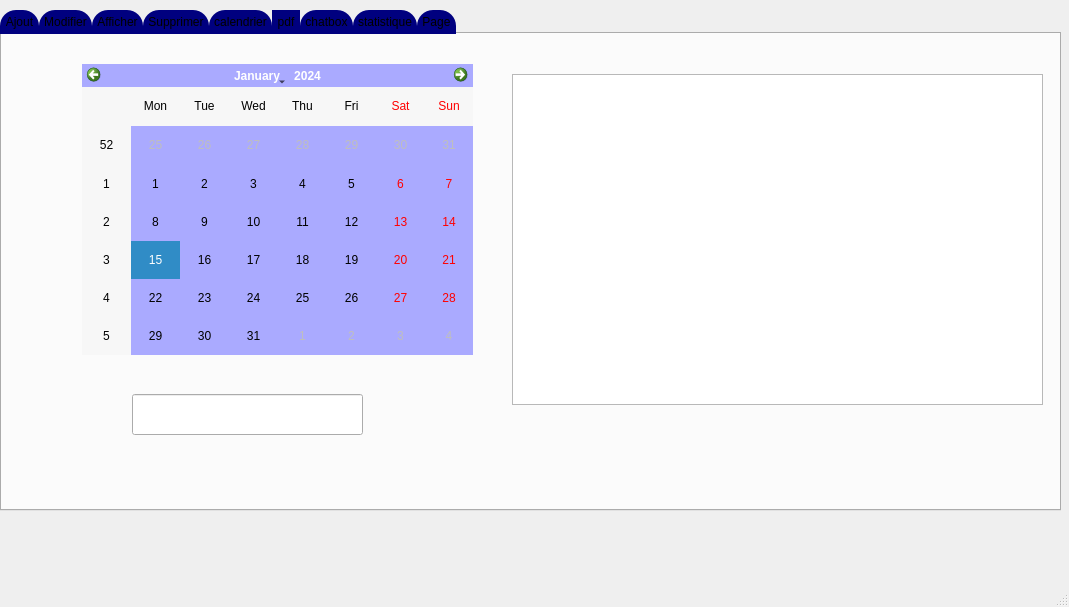
<?xml version="1.0" encoding="UTF-8"?>
<ui version="4.0">
 <class>MainWindow</class>
 <widget class="QMainWindow" name="MainWindow">
  <property name="geometry">
   <rect>
    <x>0</x>
    <y>0</y>
    <width>1069</width>
    <height>607</height>
   </rect>
  </property>
  <property name="windowTitle">
   <string>MainWindow</string>
  </property>
  <widget class="QWidget" name="centralwidget">
   <widget class="QTabWidget" name="tabWidget">
    <property name="geometry">
     <rect>
      <x>0</x>
      <y>10</y>
      <width>1061</width>
      <height>501</height>
     </rect>
    </property>
    <property name="styleSheet">
     <string notr="true">QTabBar::tab {
	background-color: rgb(0, 0, 127);
    background: qlineargradient(x1: 0, y1: 0, x2: 0, y2: 1,
                                stop: 0 #E1E1E1, stop: 0.4 rgb(0, 0, 127),
                                stop: 0.5 #D8D8D8, stop: 1.0 rgb(170, 170, 255););
	

   /* same as the pane color */
	border-bottom-color: rgb(50, 0, 127);
	border-bottom-color: rgb(50, 0, 127);
    border-top-left-radius: 16px;
    border-top-right-radius: 16px;
    min-width:30ex;
    padding: 5px;
     font: bold, &quot;Comic Sans MS&quot;;
}

QTabBar::tab:selected, QTabBar::tab:hover {
    background: qlineargradient(x1: 0, y1: 0, x2: 0, y2: 1,
                                stop: 0 rgb(170, 170, 255), stop: 0.4  rgb(50, 0, 127),
                                stop: 0.5 rgb(50, 0, 127), stop: 1.0  rgb(170, 170, 255));
}</string>
    </property>
    <property name="currentIndex">
     <number>4</number>
    </property>
    <widget class="QWidget" name="tab">
     <attribute name="title">
      <string>Ajout</string>
     </attribute>
     <widget class="QPushButton" name="pushButton">
      <property name="geometry">
       <rect>
        <x>510</x>
        <y>90</y>
        <width>241</width>
        <height>51</height>
       </rect>
      </property>
      <property name="styleSheet">
       <string notr="true">QPushButton{
	border-radius:10px;
	background-color: rgb(0, 0, 127);
	color: rgb(85, 85, 255);
 font: bold, &quot;Comic Sans MS&quot;;


}

QPushButton:hover{

	
	color: rgb(85, 10, 255);

}</string>
      </property>
      <property name="text">
       <string>Ajouter</string>
      </property>
     </widget>
     <widget class="QLabel" name="label_6">
      <property name="geometry">
       <rect>
        <x>50</x>
        <y>210</y>
        <width>53</width>
        <height>33</height>
       </rect>
      </property>
      <property name="styleSheet">
       <string notr="true">font: bold, &quot;Comic Sans MS&quot;;</string>
      </property>
      <property name="text">
       <string> Type:</string>
      </property>
     </widget>
     <widget class="QLineEdit" name="lineEdit_Type">
      <property name="geometry">
       <rect>
        <x>120</x>
        <y>220</y>
        <width>191</width>
        <height>22</height>
       </rect>
      </property>
     </widget>
     <widget class="QLabel" name="label_17">
      <property name="geometry">
       <rect>
        <x>50</x>
        <y>260</y>
        <width>53</width>
        <height>33</height>
       </rect>
      </property>
      <property name="styleSheet">
       <string notr="true">font: bold, &quot;Comic Sans MS&quot;;</string>
      </property>
      <property name="text">
       <string>Duree:</string>
      </property>
     </widget>
     <widget class="QLineEdit" name="lineEdit_Duree">
      <property name="geometry">
       <rect>
        <x>120</x>
        <y>260</y>
        <width>191</width>
        <height>22</height>
       </rect>
      </property>
     </widget>
     <widget class="QWidget" name="layoutWidget">
      <property name="geometry">
       <rect>
        <x>60</x>
        <y>170</y>
        <width>251</width>
        <height>35</height>
       </rect>
      </property>
      <layout class="QHBoxLayout" name="horizontalLayout_3">
       <item>
        <widget class="QLabel" name="label_3">
         <property name="styleSheet">
          <string notr="true">font: bold, &quot;Comic Sans MS&quot;;</string>
         </property>
         <property name="text">
          <string>Heure</string>
         </property>
        </widget>
       </item>
       <item>
        <widget class="QLineEdit" name="lineEdit_Heure"/>
       </item>
      </layout>
     </widget>
     <widget class="QWidget" name="layoutWidget">
      <property name="geometry">
       <rect>
        <x>65</x>
        <y>110</y>
        <width>241</width>
        <height>56</height>
       </rect>
      </property>
      <layout class="QHBoxLayout" name="horizontalLayout_2">
       <item>
        <widget class="QLabel" name="label_2">
         <property name="styleSheet">
          <string notr="true">font: bold, &quot;Comic Sans MS&quot;;</string>
         </property>
         <property name="text">
          <string>Nom: </string>
         </property>
        </widget>
       </item>
       <item>
        <widget class="QLineEdit" name="lineEdit_Nom"/>
       </item>
      </layout>
     </widget>
     <widget class="QWidget" name="layoutWidget">
      <property name="geometry">
       <rect>
        <x>60</x>
        <y>60</y>
        <width>251</width>
        <height>31</height>
       </rect>
      </property>
      <layout class="QHBoxLayout" name="horizontalLayout">
       <item>
        <widget class="QLabel" name="label">
         <property name="styleSheet">
          <string notr="true">font: bold, &quot;Comic Sans MS&quot;;</string>
         </property>
         <property name="text">
          <string>ID: </string>
         </property>
        </widget>
       </item>
       <item>
        <widget class="QLineEdit" name="lineEdit_ID"/>
       </item>
      </layout>
     </widget>
     <widget class="QPushButton" name="pushButton_4">
      <property name="geometry">
       <rect>
        <x>510</x>
        <y>180</y>
        <width>241</width>
        <height>51</height>
       </rect>
      </property>
      <property name="styleSheet">
       <string notr="true">QPushButton{
	border-radius:10px;
	background-color: rgb(0, 0, 127);
	color: rgb(85, 85, 255);
 font: bold, &quot;Comic Sans MS&quot;;


}

QPushButton:hover{

	
	color: rgb(85, 10, 255);

}
</string>
      </property>
      <property name="text">
       <string>ANNULER</string>
      </property>
     </widget>
     <widget class="QLabel" name="label_20">
      <property name="geometry">
       <rect>
        <x>32</x>
        <y>310</y>
        <width>71</width>
        <height>33</height>
       </rect>
      </property>
      <property name="styleSheet">
       <string notr="true">font: bold, &quot;Comic Sans MS&quot;;</string>
      </property>
      <property name="text">
       <string>NB View:</string>
      </property>
     </widget>
     <widget class="QLineEdit" name="lineEdit_NBView">
      <property name="geometry">
       <rect>
        <x>120</x>
        <y>310</y>
        <width>191</width>
        <height>22</height>
       </rect>
      </property>
     </widget>
    </widget>
    <widget class="QWidget" name="tab_6">
     <attribute name="title">
      <string>Modifier</string>
     </attribute>
     <widget class="QWidget" name="layoutWidget">
      <property name="geometry">
       <rect>
        <x>21</x>
        <y>32</y>
        <width>171</width>
        <height>181</height>
       </rect>
      </property>
      <layout class="QFormLayout" name="formLayout">
       <item row="0" column="0">
        <layout class="QHBoxLayout" name="horizontalLayout_5">
         <item>
          <widget class="QLabel" name="label_7">
           <property name="text">
            <string>ID: </string>
           </property>
          </widget>
         </item>
         <item>
          <widget class="QLineEdit" name="lineEdit_ID_M"/>
         </item>
        </layout>
       </item>
       <item row="1" column="0">
        <layout class="QHBoxLayout" name="horizontalLayout_7">
         <item>
          <widget class="QLabel" name="label_5">
           <property name="text">
            <string>Nom: </string>
           </property>
          </widget>
         </item>
         <item>
          <widget class="QLineEdit" name="lineEdit_Nom_M"/>
         </item>
        </layout>
       </item>
       <item row="2" column="0">
        <layout class="QHBoxLayout" name="horizontalLayout_8">
         <item>
          <widget class="QLabel" name="label_8">
           <property name="text">
            <string>Heure</string>
           </property>
          </widget>
         </item>
         <item>
          <widget class="QLineEdit" name="lineEdit_Heure_M"/>
         </item>
        </layout>
       </item>
      </layout>
     </widget>
     <widget class="QLabel" name="label_18">
      <property name="geometry">
       <rect>
        <x>340</x>
        <y>50</y>
        <width>56</width>
        <height>16</height>
       </rect>
      </property>
      <property name="styleSheet">
       <string notr="true">font: bold, &quot;Comic Sans MS&quot;;</string>
      </property>
      <property name="text">
       <string>Type:</string>
      </property>
     </widget>
     <widget class="QLabel" name="label_19">
      <property name="geometry">
       <rect>
        <x>340</x>
        <y>110</y>
        <width>56</width>
        <height>16</height>
       </rect>
      </property>
      <property name="styleSheet">
       <string notr="true">font: bold, &quot;Comic Sans MS&quot;;</string>
      </property>
      <property name="text">
       <string>Duree:</string>
      </property>
     </widget>
     <widget class="QLineEdit" name="lineEdit_Type_M">
      <property name="geometry">
       <rect>
        <x>410</x>
        <y>50</y>
        <width>201</width>
        <height>31</height>
       </rect>
      </property>
     </widget>
     <widget class="QLineEdit" name="lineEdit_Duree_M">
      <property name="geometry">
       <rect>
        <x>420</x>
        <y>100</y>
        <width>201</width>
        <height>31</height>
       </rect>
      </property>
     </widget>
     <widget class="QPushButton" name="pushButton_2">
      <property name="geometry">
       <rect>
        <x>290</x>
        <y>220</y>
        <width>191</width>
        <height>51</height>
       </rect>
      </property>
      <property name="styleSheet">
       <string notr="true">QPushButton{
	border-radius:10px;
	background-color: rgb(0, 0, 127);
	color: rgb(85, 85, 255);
 font: bold, &quot;Comic Sans MS&quot;;


}

QPushButton:hover{

	
	color: rgb(85, 10, 255);

}
</string>
      </property>
      <property name="text">
       <string>Modifier</string>
      </property>
     </widget>
     <widget class="QPushButton" name="pushButton_3">
      <property name="geometry">
       <rect>
        <x>500</x>
        <y>220</y>
        <width>181</width>
        <height>51</height>
       </rect>
      </property>
      <property name="styleSheet">
       <string notr="true">QPushButton{
	border-radius:10px;
	background-color: rgb(0, 0, 127);
	color: rgb(85, 85, 255);
 font: bold, &quot;Comic Sans MS&quot;;


}

QPushButton:hover{

	
	color: rgb(85, 10, 255);

}
</string>
      </property>
      <property name="text">
       <string>ANNULER</string>
      </property>
     </widget>
     <widget class="QLineEdit" name="lineEdit_NBView_M">
      <property name="geometry">
       <rect>
        <x>418</x>
        <y>160</y>
        <width>191</width>
        <height>22</height>
       </rect>
      </property>
     </widget>
     <widget class="QLabel" name="label_21">
      <property name="geometry">
       <rect>
        <x>330</x>
        <y>160</y>
        <width>71</width>
        <height>33</height>
       </rect>
      </property>
      <property name="styleSheet">
       <string notr="true">font: bold, &quot;Comic Sans MS&quot;;</string>
      </property>
      <property name="text">
       <string>NB View:</string>
      </property>
     </widget>
    </widget>
    <widget class="QWidget" name="tab_2">
     <attribute name="title">
      <string>Afficher</string>
     </attribute>
     <widget class="QTableView" name="tableView">
      <property name="geometry">
       <rect>
        <x>20</x>
        <y>40</y>
        <width>671</width>
        <height>391</height>
       </rect>
      </property>
      <property name="styleSheet">
       <string notr="true">background-color: rgb(170, 170, 255);</string>
      </property>
     </widget>
     <widget class="QPushButton" name="pushButton_Actualiser">
      <property name="geometry">
       <rect>
        <x>790</x>
        <y>30</y>
        <width>131</width>
        <height>31</height>
       </rect>
      </property>
      <property name="styleSheet">
       <string notr="true">QPushButton{
	border-radius:10px;
	background-color: rgb(0, 0, 127);
	color: rgb(85, 85, 255);
 font: bold, &quot;Comic Sans MS&quot;;


}

QPushButton:hover{

	
	color: rgb(85, 10, 255);

}
</string>
      </property>
      <property name="text">
       <string>Actualiser</string>
      </property>
     </widget>
     <widget class="QGroupBox" name="groupBox_23">
      <property name="geometry">
       <rect>
        <x>720</x>
        <y>70</y>
        <width>291</width>
        <height>122</height>
       </rect>
      </property>
      <property name="styleSheet">
       <string notr="true">background-color: rgb(170, 170, 255);</string>
      </property>
      <property name="title">
       <string>Tri:</string>
      </property>
      <layout class="QVBoxLayout" name="verticalLayout_67">
       <item>
        <layout class="QVBoxLayout" name="verticalLayout_68">
         <item>
          <layout class="QHBoxLayout" name="horizontalLayout_66">
           <item>
            <widget class="QComboBox" name="comboBox_Tri">
             <property name="styleSheet">
              <string notr="true">font: bold, &quot;Comic Sans MS&quot;;</string>
             </property>
             <item>
              <property name="text">
               <string>ID</string>
              </property>
             </item>
             <item>
              <property name="text">
               <string>Nom</string>
              </property>
             </item>
             <item>
              <property name="text">
               <string/>
              </property>
             </item>
             <item>
              <property name="text">
               <string/>
              </property>
             </item>
            </widget>
           </item>
           <item>
            <widget class="QRadioButton" name="radioButton_Tri_Desc">
             <property name="styleSheet">
              <string notr="true">font: bold, &quot;Comic Sans MS&quot;;</string>
             </property>
             <property name="text">
              <string>Desc</string>
             </property>
             <property name="checked">
              <bool>true</bool>
             </property>
            </widget>
           </item>
           <item>
            <widget class="QRadioButton" name="radioButton_Tri_Asc">
             <property name="styleSheet">
              <string notr="true">font: bold, &quot;Comic Sans MS&quot;;</string>
             </property>
             <property name="text">
              <string>Asc</string>
             </property>
            </widget>
           </item>
          </layout>
         </item>
         <item>
          <widget class="QPushButton" name="pushButton_Trier_">
           <property name="styleSheet">
            <string notr="true">font: bold, &quot;Comic Sans MS&quot;;</string>
           </property>
           <property name="text">
            <string>Trier</string>
           </property>
          </widget>
         </item>
        </layout>
       </item>
      </layout>
     </widget>
     <widget class="QGroupBox" name="groupBox_24">
      <property name="geometry">
       <rect>
        <x>720</x>
        <y>200</y>
        <width>291</width>
        <height>116</height>
       </rect>
      </property>
      <property name="styleSheet">
       <string notr="true">background-color: rgb(170, 170, 255);</string>
      </property>
      <property name="title">
       <string>Recherche:</string>
      </property>
      <layout class="QVBoxLayout" name="verticalLayout_69">
       <item>
        <layout class="QVBoxLayout" name="verticalLayout_70">
         <item>
          <widget class="QLineEdit" name="lineEdit_Recherche"/>
         </item>
         <item>
          <widget class="QPushButton" name="pushButton_Chercher">
           <property name="styleSheet">
            <string notr="true">font: bold, &quot;Comic Sans MS&quot;;</string>
           </property>
           <property name="text">
            <string>Chercher</string>
           </property>
          </widget>
         </item>
        </layout>
       </item>
      </layout>
     </widget>
    </widget>
    <widget class="QWidget" name="tab_3">
     <attribute name="title">
      <string>Supprimer</string>
     </attribute>
     <widget class="QWidget" name="layoutWidget">
      <property name="geometry">
       <rect>
        <x>240</x>
        <y>220</y>
        <width>361</width>
        <height>69</height>
       </rect>
      </property>
      <layout class="QVBoxLayout" name="verticalLayout">
       <item>
        <widget class="QPushButton" name="pushButton_Supprimer">
         <property name="styleSheet">
          <string notr="true">QPushButton{
	border-radius:10px;
	background-color: rgb(0, 0, 127);
	color: rgb(85, 85, 255);
 font: bold, &quot;Comic Sans MS&quot;;


}

QPushButton:hover{

	
	color: rgb(85, 10, 255);

}</string>
         </property>
         <property name="text">
          <string>Supprimer</string>
         </property>
        </widget>
       </item>
      </layout>
     </widget>
     <widget class="QWidget" name="layoutWidget">
      <property name="geometry">
       <rect>
        <x>300</x>
        <y>110</y>
        <width>201</width>
        <height>38</height>
       </rect>
      </property>
      <layout class="QHBoxLayout" name="horizontalLayout_4">
       <item>
        <widget class="QLabel" name="label_4">
         <property name="styleSheet">
          <string notr="true">font: bold, &quot;Comic Sans MS&quot;;</string>
         </property>
         <property name="text">
          <string>ID: </string>
         </property>
        </widget>
       </item>
       <item>
        <widget class="QLineEdit" name="lineEdit_ID_2"/>
       </item>
      </layout>
     </widget>
    </widget>
    <widget class="QWidget" name="tab_4">
     <attribute name="title">
      <string>calendrier</string>
     </attribute>
     <widget class="QCalendarWidget" name="calendarWidget">
      <property name="geometry">
       <rect>
        <x>80</x>
        <y>30</y>
        <width>391</width>
        <height>291</height>
       </rect>
      </property>
      <property name="styleSheet">
       <string notr="true">background-color: rgb(170, 170, 255);</string>
      </property>
     </widget>
     <widget class="QTableView" name="tableView_Calendar">
      <property name="geometry">
       <rect>
        <x>510</x>
        <y>40</y>
        <width>531</width>
        <height>331</height>
       </rect>
      </property>
     </widget>
     <widget class="QLineEdit" name="lineEdit_Calendrier">
      <property name="geometry">
       <rect>
        <x>130</x>
        <y>360</y>
        <width>231</width>
        <height>41</height>
       </rect>
      </property>
     </widget>
    </widget>
    <widget class="QWidget" name="tab_5">
     <attribute name="title">
      <string>pdf</string>
     </attribute>
     <widget class="QPushButton" name="pushButton_5">
      <property name="geometry">
       <rect>
        <x>420</x>
        <y>160</y>
        <width>112</width>
        <height>34</height>
       </rect>
      </property>
      <property name="text">
       <string>pdf</string>
      </property>
     </widget>
    </widget>
    <widget class="QWidget" name="tab_7">
     <attribute name="title">
      <string>chatbox</string>
     </attribute>
     <widget class="QTextEdit" name="textEdit">
      <property name="geometry">
       <rect>
        <x>20</x>
        <y>50</y>
        <width>421</width>
        <height>331</height>
       </rect>
      </property>
     </widget>
     <widget class="QLabel" name="label_9">
      <property name="geometry">
       <rect>
        <x>20</x>
        <y>10</y>
        <width>101</width>
        <height>20</height>
       </rect>
      </property>
      <property name="text">
       <string>nickname</string>
      </property>
     </widget>
     <widget class="QLineEdit" name="lineEdit">
      <property name="geometry">
       <rect>
        <x>100</x>
        <y>10</y>
        <width>161</width>
        <height>25</height>
       </rect>
      </property>
     </widget>
     <widget class="QLabel" name="label_10">
      <property name="geometry">
       <rect>
        <x>280</x>
        <y>10</y>
        <width>101</width>
        <height>20</height>
       </rect>
      </property>
      <property name="text">
       <string>conversation</string>
      </property>
     </widget>
     <widget class="QSpinBox" name="lineEdit_Conversation">
      <property name="geometry">
       <rect>
        <x>380</x>
        <y>10</y>
        <width>42</width>
        <height>25</height>
       </rect>
      </property>
     </widget>
     <widget class="QPushButton" name="pushButton_7">
      <property name="geometry">
       <rect>
        <x>520</x>
        <y>180</y>
        <width>112</width>
        <height>34</height>
       </rect>
      </property>
      <property name="text">
       <string>envoyer</string>
      </property>
     </widget>
     <widget class="QLabel" name="label_29">
      <property name="geometry">
       <rect>
        <x>20</x>
        <y>390</y>
        <width>72</width>
        <height>34</height>
       </rect>
      </property>
      <property name="text">
       <string>Message: </string>
      </property>
     </widget>
     <widget class="QLineEdit" name="lineEdit_massage">
      <property name="geometry">
       <rect>
        <x>90</x>
        <y>390</y>
        <width>351</width>
        <height>25</height>
       </rect>
      </property>
     </widget>
    </widget>
    <widget class="QWidget" name="tab_8">
     <attribute name="title">
      <string>statistique</string>
     </attribute>
     <widget class="QFrame" name="horizontalFrame">
      <property name="geometry">
       <rect>
        <x>20</x>
        <y>20</y>
        <width>931</width>
        <height>321</height>
       </rect>
      </property>
      <layout class="QHBoxLayout" name="horizontalLayout_15">
       <item>
        <widget class="QPushButton" name="on_actionOpenTriggered">
         <property name="text">
          <string>statistique</string>
         </property>
        </widget>
       </item>
      </layout>
     </widget>
    </widget>
    <widget class="QWidget" name="tab_17">
     <attribute name="title">
      <string>Page</string>
     </attribute>
     <widget class="QTableView" name="tableView_hist">
      <property name="geometry">
       <rect>
        <x>50</x>
        <y>40</y>
        <width>371</width>
        <height>281</height>
       </rect>
      </property>
     </widget>
     <widget class="QPushButton" name="pushButton_6">
      <property name="geometry">
       <rect>
        <x>310</x>
        <y>330</y>
        <width>112</width>
        <height>34</height>
       </rect>
      </property>
      <property name="text">
       <string>Historique</string>
      </property>
     </widget>
    </widget>
   </widget>
  </widget>
  <widget class="QMenuBar" name="menubar">
   <property name="geometry">
    <rect>
     <x>0</x>
     <y>0</y>
     <width>1069</width>
     <height>30</height>
    </rect>
   </property>
  </widget>
  <widget class="QStatusBar" name="statusbar"/>
 </widget>
 <resources/>
 <connections>
  <connection>
   <sender>pushButton_3</sender>
   <signal>clicked()</signal>
   <receiver>lineEdit_Duree_M</receiver>
   <slot>clear()</slot>
   <hints>
    <hint type="sourcelabel">
     <x>624</x>
     <y>339</y>
    </hint>
    <hint type="destinationlabel">
     <x>564</x>
     <y>214</y>
    </hint>
   </hints>
  </connection>
  <connection>
   <sender>pushButton_3</sender>
   <signal>clicked()</signal>
   <receiver>lineEdit_Type_M</receiver>
   <slot>clear()</slot>
   <hints>
    <hint type="sourcelabel">
     <x>664</x>
     <y>339</y>
    </hint>
    <hint type="destinationlabel">
     <x>591</x>
     <y>173</y>
    </hint>
   </hints>
  </connection>
 </connections>
</ui>
